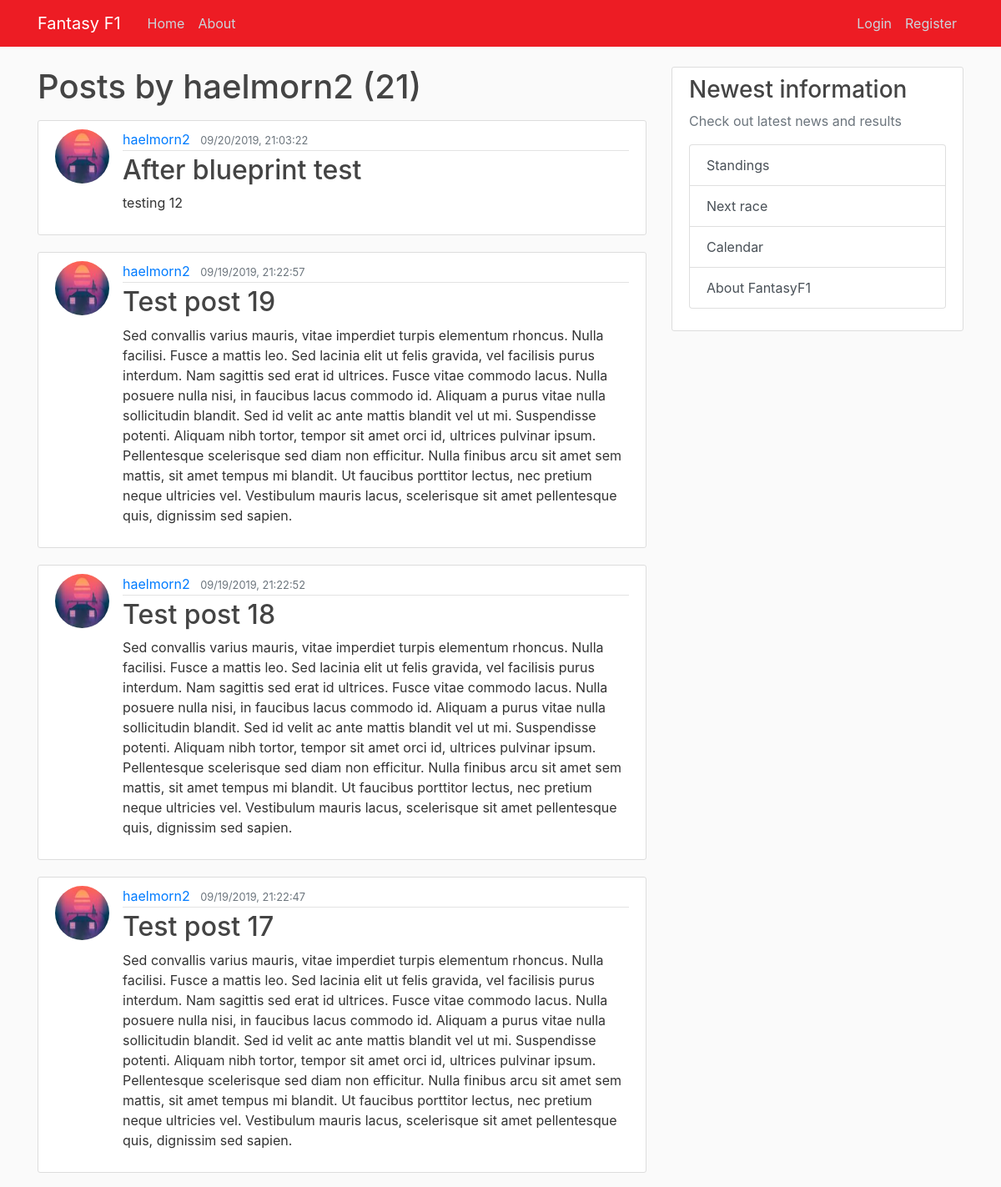
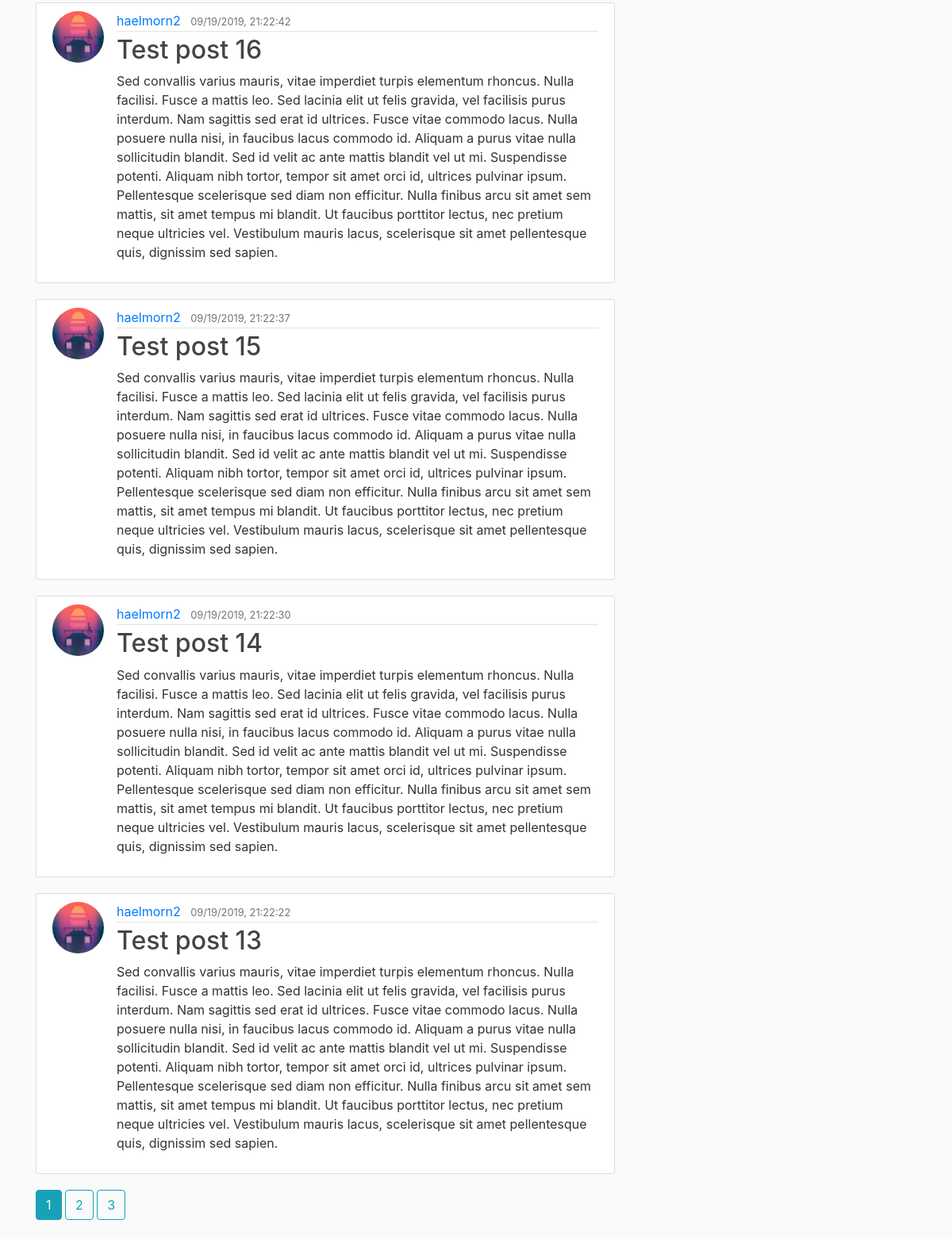
The page /user/haelmorn2 on the database its author committed (2 pictures, top to bottom).
### fantasyf1/models.py (models this page shows, shortened)
class User(db.Model, UserMixin):
    id = db.Column(db.Integer, primary_key=True)
    username = db.Column(db.String(20), unique=True, nullable=False)
    email = db.Column(db.String(120), unique=True, nullable=False)
    image_file = db.Column(db.String(20), nullable=False, default='default.jpg')
    password = db.Column(db.String(60), nullable=False)
    posts = db.relationship('Post', backref='author', lazy=True)
    team = db.relationship('Team', backref='head', lazy=True)

class Post(db.Model):
    id = db.Column(db.Integer, primary_key=True)
    title = db.Column(db.String(100), nullable=False)
    date_posted = db.Column(db.DateTime, nullable=False, default=datetime.utcnow)
    content = db.Column(db.Text, nullable=False)
    user_id = db.Column(db.Integer, db.ForeignKey('user.id'), nullable=False)

### fantasyf1/users/routes.py (the view)
@users.route("/user/<string:username>")
def user_posts(username):
    page = request.args.get("page", 1, type=int)
    user = User.query.filter_by(username=username).first_or_404()
    posts = (
        Post.query.filter_by(author=user)
        .order_by(Post.date_posted.desc())
        .paginate(per_page=8, page=page)
    )
    return render_template("user_posts.html", posts=posts, user=user)

### fantasyf1/templates/user_posts.html
{% extends "layout.html" %}
{% block content %}
<h1 class='mb-3'>Posts by {{user.username}} ({{ posts.total }})</h1>
    {% for post in posts.items %}
        <article class="media content-section">
          <img class="rounded-circle article-img" src="{{ url_for('static', filename='profile_pictures/' + post.author.image_file) }}"> </img>
            <div class="media-body">
              <div class="article-metadata">
                <a class="mr-2" href="{{ url_for('users.user_posts', username=post.author.username)}}">{{ post.author.username }}</a>
                <small class="text-muted">{{ post.date_posted.strftime("%m/%d/%Y, %H:%M:%S") }}</small>
              </div>
              <h2><a class="article-title" href="{{ url_for('posts.post', post_id=post.id) }}">{{ post.title }}</a></h2>
              <p class="article-content">{{ post.content }}</p>
            </div>
          </article>
    {%endfor%}
    {% for page_num in posts.iter_pages(left_edge=1, right_edge=1, left_current=2, right_current=2) %}
        {% if page_num %}
          {% if posts.page == page_num %}
            <a class='btn btn-info mb-4' href="{{url_for('users.user_posts', username=user.username,page=page_num)}}">{{page_num}}</a>
          {% else %}
            <a class='btn btn-outline-info mb-4' href="{{url_for('users.user_posts', username=user.username, page=page_num)}}">{{page_num}}</a>
          {% endif %}
        {% else %}
          ...
        {% endif %}
    {% endfor %}
{% endblock content %}

### fantasyf1/templates/layout.html (shortened to what this page needs)
<!DOCTYPE html>
<html lang="en">
<head>
    <link rel="stylesheet" href="https://stackpath.bootstrapcdn.com/bootstrap/4.3.1/css/bootstrap.min.css">
    <link rel="stylesheet" type="text/css" href="{{ url_for('static', filename='main.css') }}">
</head>
<body>
    <header class="site-header">
            <nav class="navbar navbar-expand-md navbar-dark bg-steel fixed-top">
              <div class="container">
                <a class="navbar-brand mr-4" href="/">Fantasy F1</a>
                <div class="collapse navbar-collapse" id="navbarToggle">
                  <div class="navbar-nav mr-auto">
                    <a class="nav-item nav-link" href="{{ url_for('main.home') }}">Home</a>
                    <a class="nav-item nav-link" href="{{ url_for('main.about') }}">About</a>
                  </div>
                  <div class="navbar-nav">
                    {% if current_user.is_authenticated %}
                      {% if current_user.team %}
                        <a class="nav-item nav-link" href="{{ url_for('users.user_team', username=current_user.username) }}">My team</a>
                      {% else %}
                        <a class="nav-item nav-link" href="{{ url_for('users.create_user_team', username=current_user.username) }}">Create your team!</a>
                      {% endif %}
                      <a class="nav-item nav-link" href="{{ url_for('posts.new_post') }}">New post</a>
                      <a class="nav-item nav-link" href="{{ url_for('users.profile') }}">Profile</a>
                      <a class="nav-item nav-link" href="{{ url_for('users.logout') }}">Log out</a>
                    {% else %}
                      <a class="nav-item nav-link" href="{{ url_for('users.login') }}">Login</a>
                      <a class="nav-item nav-link" href="{{ url_for('users.register') }}">Register</a>
                    {% endif %}
                  </div>
                </div>
              </div>
            </nav>
          </header>
    <main role="main" class="container">
        <div class="row">
          <div class="col-md-8">
            {% block content %}{% endblock %}
          </div>
          <div class="col-md-4">
            <div class="content-section">
              <h3>Newest information</h3>
              <p class='text-muted'>Check out latest news and results
                <ul class="list-group">
                  <a class="list-group-item list-group-item-action" href='{{ url_for("main.standings") }}'>Standings</a>
                  <a class="list-group-item list-group-item-action" href='#'>Next race</a>
                  <a class="list-group-item list-group-item-action" href='#'>Calendar</a>
                  <a class="list-group-item list-group-item-action" href='{{ url_for("main.about") }}'>About FantasyF1</a>
                </ul>
              </p>
            </div>
          </div>
        </div>
      </main>
</body>
</html>

### fantasyf1/static/main.css (style rules this page uses)
body { background: #fafafa; color: #333333; margin-top: 5rem; }
h1, h2, h3, h4, h5, h6 { color: #444444; }
.bg-steel { background-color: #ED1C24; }
.site-header .navbar-nav .nav-link { color: #cbd5db; }
.content-section { background: #ffffff; padding: 10px 20px; border: 1px solid #dddddd; border-radius: 3px; margin-bottom: 20px; }
.article-title { color: #444444; }
.article-content { white-space: pre-line; }
.article-img { height: 65px; width: 65px; margin-right: 16px; }
.article-metadata { padding-bottom: 1px; margin-bottom: 4px; border-bottom: 1px solid #e3e3e3 }

### rows shown on the page
User: username "haelmorn2"
Post: image_file (picture), author.username "haelmorn2", date_posted "09/20/2019, 21:03:22", title "After blueprint test", content "testing 12"
Post: image_file (picture), author.username "haelmorn2", date_posted "09/19/2019, 21:22:57", title "Test post 19", content "Sed convallis varius mauris, vitae imperdiet turpis elementum rhoncus. Nulla facilisi. Fusce a mattis leo. Sed lacinia elit ut felis gravida, vel facilisis purus interdum. Nam sagittis sed erat id ultrices. Fusce vitae commodo lacus. Nulla posuere nulla nisi, in faucibus lacus commodo id. Aliquam a purus vitae nulla sollicitudin blandit. Sed id velit ac ante mattis blandit vel ut mi. Suspendisse potenti. Aliquam nibh tortor, tempor sit amet orci id, ultrices pulvinar ipsum. Pellentesque scelerisque sed diam non efficitur. Nulla finibus arcu sit amet sem mattis, sit amet tempus mi blandit. Ut faucibus porttitor lectus, nec pretium neque ultricies vel. Vestibulum mauris lacus, scelerisque sit…"
Post: image_file (picture), author.username "haelmorn2", date_posted "09/19/2019, 21:22:52", title "Test post 18", content "Sed convallis varius mauris, vitae imperdiet turpis elementum rhoncus. Nulla facilisi. Fusce a mattis leo. Sed lacinia elit ut felis gravida, vel facilisis purus interdum. Nam sagittis sed erat id ultrices. Fusce vitae commodo lacus. Nulla posuere nulla nisi, in faucibus lacus commodo id. Aliquam a purus vitae nulla sollicitudin blandit. Sed id velit ac ante mattis blandit vel ut mi. Suspendisse potenti. Aliquam nibh tortor, tempor sit amet orci id, ultrices pulvinar ipsum. Pellentesque scelerisque sed diam non efficitur. Nulla finibus arcu sit amet sem mattis, sit amet tempus mi blandit. Ut faucibus porttitor lectus, nec pretium neque ultricies vel. Vestibulum mauris lacus, scelerisque sit…"
Post: image_file (picture), author.username "haelmorn2", date_posted "09/19/2019, 21:22:47", title "Test post 17", content "Sed convallis varius mauris, vitae imperdiet turpis elementum rhoncus. Nulla facilisi. Fusce a mattis leo. Sed lacinia elit ut felis gravida, vel facilisis purus interdum. Nam sagittis sed erat id ultrices. Fusce vitae commodo lacus. Nulla posuere nulla nisi, in faucibus lacus commodo id. Aliquam a purus vitae nulla sollicitudin blandit. Sed id velit ac ante mattis blandit vel ut mi. Suspendisse potenti. Aliquam nibh tortor, tempor sit amet orci id, ultrices pulvinar ipsum. Pellentesque scelerisque sed diam non efficitur. Nulla finibus arcu sit amet sem mattis, sit amet tempus mi blandit. Ut faucibus porttitor lectus, nec pretium neque ultricies vel. Vestibulum mauris lacus, scelerisque sit…"
Post: image_file (picture), author.username "haelmorn2", date_posted "09/19/2019, 21:22:42", title "Test post 16", content "Sed convallis varius mauris, vitae imperdiet turpis elementum rhoncus. Nulla facilisi. Fusce a mattis leo. Sed lacinia elit ut felis gravida, vel facilisis purus interdum. Nam sagittis sed erat id ultrices. Fusce vitae commodo lacus. Nulla posuere nulla nisi, in faucibus lacus commodo id. Aliquam a purus vitae nulla sollicitudin blandit. Sed id velit ac ante mattis blandit vel ut mi. Suspendisse potenti. Aliquam nibh tortor, tempor sit amet orci id, ultrices pulvinar ipsum. Pellentesque scelerisque sed diam non efficitur. Nulla finibus arcu sit amet sem mattis, sit amet tempus mi blandit. Ut faucibus porttitor lectus, nec pretium neque ultricies vel. Vestibulum mauris lacus, scelerisque sit…"
Post: image_file (picture), author.username "haelmorn2", date_posted "09/19/2019, 21:22:37", title "Test post 15", content "Sed convallis varius mauris, vitae imperdiet turpis elementum rhoncus. Nulla facilisi. Fusce a mattis leo. Sed lacinia elit ut felis gravida, vel facilisis purus interdum. Nam sagittis sed erat id ultrices. Fusce vitae commodo lacus. Nulla posuere nulla nisi, in faucibus lacus commodo id. Aliquam a purus vitae nulla sollicitudin blandit. Sed id velit ac ante mattis blandit vel ut mi. Suspendisse potenti. Aliquam nibh tortor, tempor sit amet orci id, ultrices pulvinar ipsum. Pellentesque scelerisque sed diam non efficitur. Nulla finibus arcu sit amet sem mattis, sit amet tempus mi blandit. Ut faucibus porttitor lectus, nec pretium neque ultricies vel. Vestibulum mauris lacus, scelerisque sit…"
Post: image_file (picture), author.username "haelmorn2", date_posted "09/19/2019, 21:22:30", title "Test post 14", content "Sed convallis varius mauris, vitae imperdiet turpis elementum rhoncus. Nulla facilisi. Fusce a mattis leo. Sed lacinia elit ut felis gravida, vel facilisis purus interdum. Nam sagittis sed erat id ultrices. Fusce vitae commodo lacus. Nulla posuere nulla nisi, in faucibus lacus commodo id. Aliquam a purus vitae nulla sollicitudin blandit. Sed id velit ac ante mattis blandit vel ut mi. Suspendisse potenti. Aliquam nibh tortor, tempor sit amet orci id, ultrices pulvinar ipsum. Pellentesque scelerisque sed diam non efficitur. Nulla finibus arcu sit amet sem mattis, sit amet tempus mi blandit. Ut faucibus porttitor lectus, nec pretium neque ultricies vel. Vestibulum mauris lacus, scelerisque sit…"
Post: image_file (picture), author.username "haelmorn2", date_posted "09/19/2019, 21:22:22", title "Test post 13", content "Sed convallis varius mauris, vitae imperdiet turpis elementum rhoncus. Nulla facilisi. Fusce a mattis leo. Sed lacinia elit ut felis gravida, vel facilisis purus interdum. Nam sagittis sed erat id ultrices. Fusce vitae commodo lacus. Nulla posuere nulla nisi, in faucibus lacus commodo id. Aliquam a purus vitae nulla sollicitudin blandit. Sed id velit ac ante mattis blandit vel ut mi. Suspendisse potenti. Aliquam nibh tortor, tempor sit amet orci id, ultrices pulvinar ipsum. Pellentesque scelerisque sed diam non efficitur. Nulla finibus arcu sit amet sem mattis, sit amet tempus mi blandit. Ut faucibus porttitor lectus, nec pretium neque ultricies vel. Vestibulum mauris lacus, scelerisque sit…"

### other values the page prints
{{ posts.total }} "21"
{{ page_num }} "1"
{{ page_num }} "2" "3"
